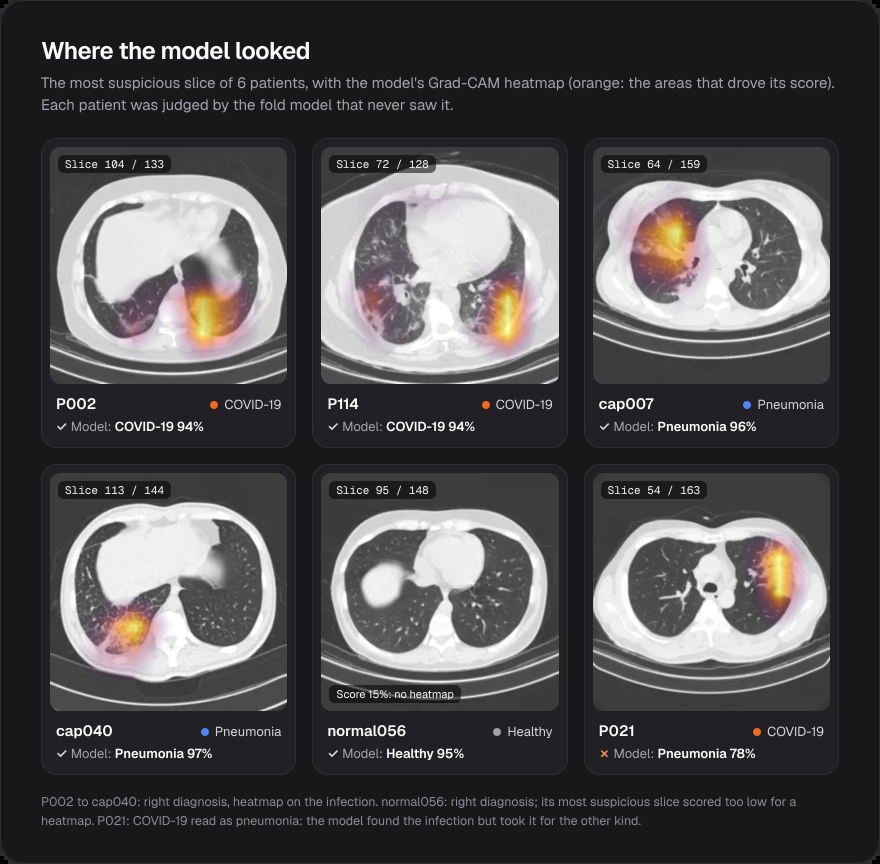
#> input picture assets/heatmaps-dark.webp, 1760 x 1728 px (shown at 1/2 size)
$ python -i prepare.py   (imports and definitions only)
#> lines starting #> are read from the running program, lines starting #| are printed output that depends on the picture
"""Turn the raw downloads into one common format: 256x256 grayscale PNGs plus an index.csv.

Columns of index.csv:
    path       PNG path, relative to the folder that holds index.csv
    label      training class of the slice (empty = no slice label, only used for patient-level results)
    covid      1 = COVID, 0 = not COVID, empty = undefined. Used to test a model on the other dataset
    group      patient ID (empty for the Wuhan dataset, which has none)
    diagnosis  patient diagnosis: COVID-19, CAP (pneumonia) or Normal (Tehran only)
    order      file number (Wuhan) or slice position from the top of the chest (Tehran)
    source     dataset name

Usage:
    python -m covid_ct_diagnosis.prepare ictcf --src 0_data/raw/ictcf --out 0_data/processed/ictcf
    python -m covid_ct_diagnosis.prepare ctmd  --src 0_data/raw/covid-ct-md --out 0_data/processed/ctmd
"""

from __future__ import annotations

import argparse
import re
from concurrent.futures import ProcessPoolExecutor
from pathlib import Path

import numpy as np
import pandas as pd
from PIL import Image
from tqdm import tqdm

IMAGE_EXTENSIONS = {".png", ".jpg", ".jpeg"}
INDEX_COLUMNS = ["path", "label", "covid", "group", "diagnosis", "order", "source"]

# Lung window: centre -600 HU, width 1500 HU, so the range [-1350, 150] HU is mapped to black..white
LUNG_WINDOW = (-1350.0, 150.0)


# ------------------------------------------------------------------------------------------- image helpers

# Pad an image with black to make it square (keeps the anatomy's proportions), then resize it
# [18 lines left out: functions pad_to_square_and_resize, window_to_uint8, not called in this run]


# Last number in a file name: "nCT7356.jpg" -> 7356, "abc.png" -> -1
def file_number(name: str) -> int:
    numbers = re.findall(r"\d+", Path(name).stem)
    return int(numbers[-1]) if numbers else -1


# Convert one image file to a resized PNG (skipped if it already exists, so a re-run is fast)
# [76 lines left out: functions _convert_image, _convert_images, _write_index, _find_class_folders, prepare_ictcf, not called in this run]


# ------------------------------------------------------------------------------------------- Tehran (COVID-CT-MD)

DIAGNOSIS_BY_FOLDER_WORD = {"covid": "COVID-19", "cap": "CAP", "normal": "Normal"}


# "COVID-19 subjects" -> "COVID-19", "Cap Cases" -> "CAP", anything else -> None
# [6 lines left out: function _diagnosis_from_folder_name, not called in this run]


# Find every patient: [(diagnosis, patient ID, folder)], from class folders that contain patient folders of DICOMs
def find_ctmd_patients(src: Path) -> list[tuple[str, str, Path]]:
    patients, seen = [], set()

    for class_folder in sorted(p for p in src.rglob("*") if p.is_dir()):
        diagnosis = _diagnosis_from_folder_name(class_folder.name)
        if diagnosis is None:
            continue

        for patient_folder in sorted(p for p in class_folder.iterdir() if p.is_dir()):
            has_dicoms = any(patient_folder.glob("*.dcm"))
            if has_dicoms and patient_folder.name not in seen:
                seen.add(patient_folder.name)
                patients.append((diagnosis, patient_folder.name, patient_folder))

    return patients


# Order a patient's slices from the top of the chest down (highest SliceLocation first)
# [85 lines left out: functions sorted_dicoms, dicom_to_hu, load_ctmd_slice_labels, _slice_label, _convert_patient, not called in this run]


# Tehran dataset (COVID-CT-MD): 305 patients with IDs, slice labels for 54 COVID + 25 CAP patients
def prepare_ctmd(src: Path, out: Path, size: int = 256, workers: int = 4) -> pd.DataFrame:
    patients = find_ctmd_patients(src)
    if not patients:
        raise FileNotFoundError(f"No patient folders with .dcm files found under {src}")

    slice_labels = load_ctmd_slice_labels(src)
    jobs = [(diag, pid, folder, out, size, slice_labels.get(pid)) for diag, pid, folder in patients]

    rows: list[dict] = []
    if workers <= 1:
        for job in tqdm(jobs, desc="Tehran patients"):
            rows.extend(_convert_patient(job))
    else:
        with ProcessPoolExecutor(max_workers=workers) as pool:
            for patient_rows in tqdm(pool.map(_convert_patient, jobs), total=len(jobs), desc="Tehran patients"):
                rows.extend(patient_rows)

    df = _write_index(rows, out)
    _print_ctmd_summary(df, slice_labels)
    return df


# Print counts and check that no lesion label points past a patient's last slice
# [34 lines left out: functions _print_ctmd_summary, main, not called in this run]


# [2 lines not run here, left out]

>>> import cv2
>>> picture = cv2.imread('../../assets/heatmaps-dark.webp', cv2.IMREAD_GRAYSCALE)
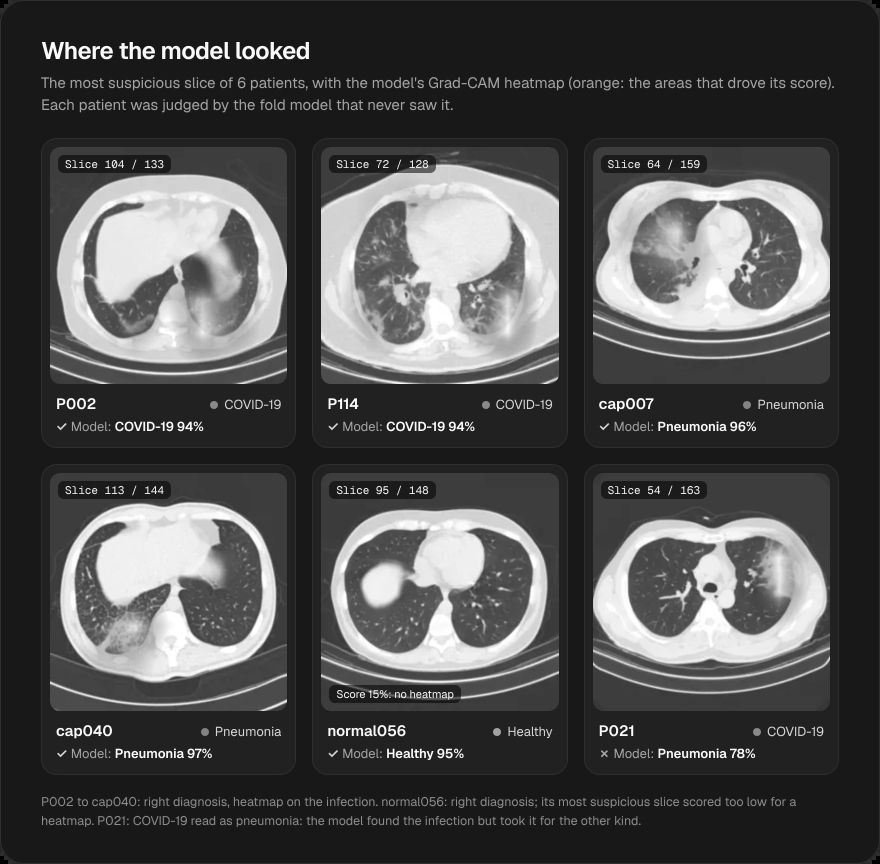
#> picture: shape (1728, 1760) (shown at 1/2 size); min 0, max 255, mean 78.7
>>> result = prepare_ctmd(picture, 'out.png')
#> (the run stopped early here; a loop or call above may not have finished)
